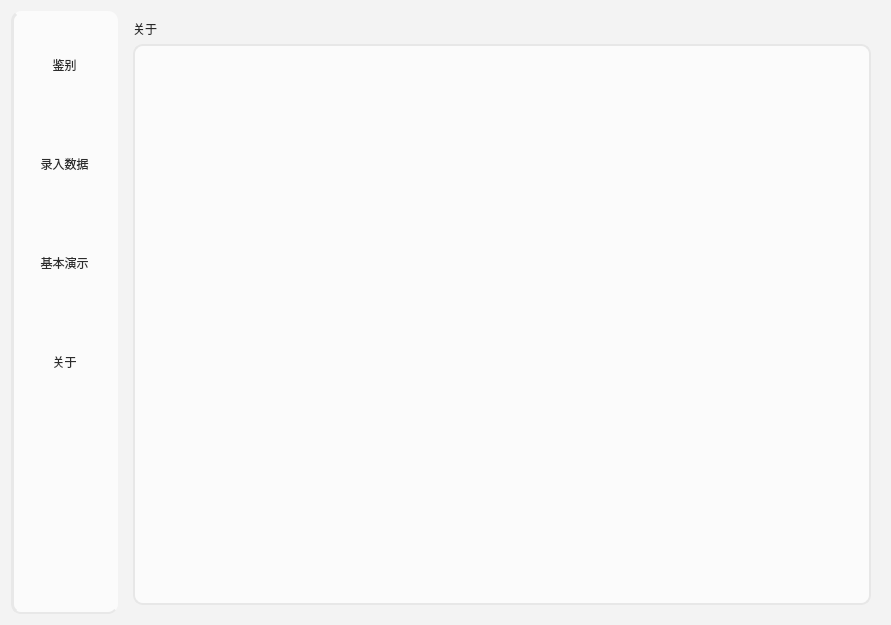
<?xml version="1.0" encoding="UTF-8"?>
<ui version="4.0">
 <class>Dialog</class>
 <widget class="QDialog" name="Dialog">
  <property name="geometry">
   <rect>
    <x>0</x>
    <y>0</y>
    <width>891</width>
    <height>625</height>
   </rect>
  </property>
  <property name="windowTitle">
   <string>慧眼鉴真</string>
  </property>
  <property name="windowIcon">
   <iconset>
    <normaloff>icon/logo.png</normaloff>icon/logo.png</iconset>
  </property>
  <property name="styleSheet">
   <string notr="true">background-color: rgb(243,243,243);
border-color:rgb(144,167,164);</string>
  </property>
  <layout class="QGridLayout" name="gridLayout_11">
   <item row="0" column="0">
    <widget class="QWidget" name="sideBar" native="true">
     <property name="styleSheet">
      <string notr="true">QWidget{
	background-color: rgb(251,251,251);
	border-radius:10px;
	border-bottom:2px solid rgb(232,232,232);
	border-left:3px solid rgb(232,232,232);
}</string>
     </property>
     <layout class="QGridLayout" name="gridLayout">
      <item row="0" column="0">
       <layout class="QVBoxLayout" name="verticalLayout_10">
        <item>
         <widget class="QToolButton" name="Order1_bar">
          <property name="styleSheet">
           <string notr="true">/* 默认 */
QToolButton{   
	border-top: 3px outset transparent;
	border-bottom: 7px outset transparent;
	border-right: 3px outset transparent;
	border-left: 3px outset transparent;
    min-width: 80px;
    min-height: 80px;
	background-color: rgb(251,251,251);
	color: rgb(44,44,44);
	font: 11pt &quot;微软雅黑&quot;;
}

/* 鼠标悬停 */
QToolButton:hover{
	background-color: rgb(246,246,246);
}

/* 点击和按下 */
QToolButton:pressed,QToolButton:checked{
	border-left: 3px outset rgb(58,104,76);
	background-color: rgb(234,234,234);
	color:rgb(44,44,44);
}



</string>
          </property>
          <property name="text">
           <string>鉴别</string>
          </property>
          <property name="icon">
           <iconset>
            <normaloff>icon/查询马尔斯绿.png</normaloff>icon/查询马尔斯绿.png</iconset>
          </property>
          <property name="iconSize">
           <size>
            <width>40</width>
            <height>40</height>
           </size>
          </property>
          <property name="checkable">
           <bool>true</bool>
          </property>
          <property name="autoExclusive">
           <bool>true</bool>
          </property>
          <property name="toolButtonStyle">
           <enum>Qt::ToolButtonTextUnderIcon</enum>
          </property>
         </widget>
        </item>
        <item>
         <widget class="QToolButton" name="Order2_bar">
          <property name="minimumSize">
           <size>
            <width>86</width>
            <height>90</height>
           </size>
          </property>
          <property name="styleSheet">
           <string notr="true">/* 默认 */
QToolButton{   
	border-top: 3px outset transparent;
	border-bottom: 7px outset transparent;
	border-right: 3px outset transparent;
	border-left: 3px outset transparent;
    min-width: 80px;
    min-height: 80px;
	background-color: rgb(251,251,251);
	color: rgb(44,44,44);
	font: 11pt &quot;微软雅黑&quot;;
}

/* 鼠标悬停 */
QToolButton:hover{
	background-color: rgb(237,237,237);
}

/* 点击和按下 */
QToolButton:pressed,QToolButton:checked{
	border-left: 3px outset rgb(58,104,76);
	background-color: rgb(234,234,234);
	color:rgb(44,44,44);
}



</string>
          </property>
          <property name="text">
           <string>录入数据</string>
          </property>
          <property name="icon">
           <iconset>
            <normaloff>icon/成本数据录入_编辑录入操作_jurassic马尔斯绿.png</normaloff>icon/成本数据录入_编辑录入操作_jurassic马尔斯绿.png</iconset>
          </property>
          <property name="iconSize">
           <size>
            <width>40</width>
            <height>40</height>
           </size>
          </property>
          <property name="checkable">
           <bool>true</bool>
          </property>
          <property name="autoExclusive">
           <bool>true</bool>
          </property>
          <property name="toolButtonStyle">
           <enum>Qt::ToolButtonTextUnderIcon</enum>
          </property>
         </widget>
        </item>
        <item>
         <widget class="QToolButton" name="Order3_bar">
          <property name="minimumSize">
           <size>
            <width>86</width>
            <height>90</height>
           </size>
          </property>
          <property name="styleSheet">
           <string notr="true">/* 默认 */
QToolButton{   
	border-top: 3px outset transparent;
	border-bottom: 7px outset transparent;
	border-right: 3px outset transparent;
	border-left: 3px outset transparent;
    min-width: 80px;
    min-height: 80px;
	background-color: rgb(251,251,251);
	color: rgb(44,44,44);
	font: 11pt &quot;微软雅黑&quot;;
}

/* 鼠标悬停 */
QToolButton:hover{
	background-color: rgb(246,246,246);
}

/* 点击和按下 */
QToolButton:pressed,QToolButton:checked{
	border-left: 3px outset rgb(58,104,76);
	background-color: rgb(234,234,234);
	color:rgb(44,44,44);
}



</string>
          </property>
          <property name="text">
           <string>基本演示</string>
          </property>
          <property name="icon">
           <iconset>
            <normaloff>icon/图片比对马尔斯绿.png</normaloff>icon/图片比对马尔斯绿.png</iconset>
          </property>
          <property name="iconSize">
           <size>
            <width>40</width>
            <height>40</height>
           </size>
          </property>
          <property name="checkable">
           <bool>true</bool>
          </property>
          <property name="autoExclusive">
           <bool>true</bool>
          </property>
          <property name="toolButtonStyle">
           <enum>Qt::ToolButtonTextUnderIcon</enum>
          </property>
         </widget>
        </item>
        <item>
         <widget class="QToolButton" name="Order4_bar">
          <property name="minimumSize">
           <size>
            <width>86</width>
            <height>90</height>
           </size>
          </property>
          <property name="styleSheet">
           <string notr="true">/* 默认 */
QToolButton{   
	border-top: 3px outset transparent;
	border-bottom: 7px outset transparent;
	border-right: 3px outset transparent;
	border-left: 3px outset transparent;
    min-width: 80px;
    min-height: 80px;
	background-color: rgb(251,251,251);
	color: rgb(44,44,44);
	font: 11pt &quot;微软雅黑&quot;;
}

/* 鼠标悬停 */
QToolButton:hover{
	background-color: rgb(246,246,246);
}

/* 点击和按下 */
QToolButton:pressed,QToolButton:checked{
	border-left: 3px outset rgb(58,104,76);
	background-color: rgb(234,234,234);
	color:rgb(44,44,44);
}



</string>
          </property>
          <property name="text">
           <string>关于</string>
          </property>
          <property name="icon">
           <iconset>
            <normaloff>icon/关于马尔斯绿.png</normaloff>icon/关于马尔斯绿.png</iconset>
          </property>
          <property name="iconSize">
           <size>
            <width>40</width>
            <height>40</height>
           </size>
          </property>
          <property name="checkable">
           <bool>true</bool>
          </property>
          <property name="autoExclusive">
           <bool>true</bool>
          </property>
          <property name="toolButtonStyle">
           <enum>Qt::ToolButtonTextUnderIcon</enum>
          </property>
         </widget>
        </item>
        <item>
         <spacer name="verticalSpacer">
          <property name="orientation">
           <enum>Qt::Vertical</enum>
          </property>
          <property name="sizeHint" stdset="0">
           <size>
            <width>20</width>
            <height>40</height>
           </size>
          </property>
         </spacer>
        </item>
       </layout>
      </item>
     </layout>
    </widget>
   </item>
   <item row="0" column="1">
    <widget class="QStackedWidget" name="stackedWidget">
     <property name="currentIndex">
      <number>3</number>
     </property>
     <widget class="QWidget" name="order1_2">
      <layout class="QGridLayout" name="gridLayout_6">
       <item row="0" column="0">
        <layout class="QVBoxLayout" name="verticalLayout_8">
         <item>
          <widget class="QLabel" name="label">
           <property name="maximumSize">
            <size>
             <width>16777215</width>
             <height>50</height>
            </size>
           </property>
           <property name="styleSheet">
            <string notr="true">font: 14pt &quot;微软雅黑&quot;;
color: rgb(41,41,41);</string>
           </property>
           <property name="text">
            <string>鉴别</string>
           </property>
          </widget>
         </item>
         <item>
          <widget class="QFrame" name="frame_4">
           <property name="frameShape">
            <enum>QFrame::StyledPanel</enum>
           </property>
           <property name="frameShadow">
            <enum>QFrame::Raised</enum>
           </property>
           <layout class="QGridLayout" name="gridLayout_2">
            <item row="0" column="0">
             <layout class="QHBoxLayout" name="horizontalLayout">
              <item>
               <layout class="QVBoxLayout" name="verticalLayout_2">
                <item>
                 <widget class="QPushButton" name="pushButton_4">
                  <property name="minimumSize">
                   <size>
                    <width>150</width>
                    <height>70</height>
                   </size>
                  </property>
                  <property name="maximumSize">
                   <size>
                    <width>16777215</width>
                    <height>16777215</height>
                   </size>
                  </property>
                  <property name="styleSheet">
                   <string notr="true">QPushButton{
	color: rgb(44,44,44);
	background-color: rgb(251,251,251);
	border-top-left-radius: 10px;
	border-top-right-radius: 10px;
	border-bottom-left-radius: 10px;
	border-bottom-right-radius: 10px;
	font: 11pt &quot;微软雅黑&quot;;
	border:1.5px solid rgb(232,232,232);
}
QPushButton:hover{
	background-color:rgb(237,237,237)
}
QPushButton:pressed,QPushButton:checked
{
	border-left: 3px outset rgb(58,104,76);
	background-color:rgb(234,234,234)
}</string>
                  </property>
                  <property name="text">
                   <string>选择原图片</string>
                  </property>
                  <property name="icon">
                   <iconset>
                    <normaloff>icon/原图马尔斯绿.png</normaloff>icon/原图马尔斯绿.png</iconset>
                  </property>
                  <property name="iconSize">
                   <size>
                    <width>25</width>
                    <height>25</height>
                   </size>
                  </property>
                  <property name="checkable">
                   <bool>false</bool>
                  </property>
                  <property name="autoExclusive">
                   <bool>false</bool>
                  </property>
                 </widget>
                </item>
                <item>
                 <widget class="Line" name="line_7">
                  <property name="styleSheet">
                   <string notr="true">background-color: rgb(232,232,232);
border-color:rgb(232,232,232)</string>
                  </property>
                  <property name="orientation">
                   <enum>Qt::Horizontal</enum>
                  </property>
                 </widget>
                </item>
                <item>
                 <widget class="QPushButton" name="pushButton_5">
                  <property name="minimumSize">
                   <size>
                    <width>200</width>
                    <height>70</height>
                   </size>
                  </property>
                  <property name="styleSheet">
                   <string notr="true">QPushButton{
	color: rgb(44,44,44);
	background-color: rgb(251,251,251);
	border-top-left-radius: 10px;
	border-top-right-radius: 10px;
	border-bottom-left-radius: 10px;
	border-bottom-right-radius: 10px;
	font: 11pt &quot;微软雅黑&quot;;
	border:1.5px solid rgb(232,232,232);
}
QPushButton:hover{
	background-color:rgb(237,237,237)
}
QPushButton:pressed,QPushButton:checked
{
	border-left: 3px outset rgb(58,104,76);
	background-color:rgb(234,234,234)
}</string>
                  </property>
                  <property name="text">
                   <string>选择预处理过的图片</string>
                  </property>
                  <property name="icon">
                   <iconset>
                    <normaloff>icon/图片编辑马尔斯绿.png</normaloff>icon/图片编辑马尔斯绿.png</iconset>
                  </property>
                  <property name="iconSize">
                   <size>
                    <width>25</width>
                    <height>25</height>
                   </size>
                  </property>
                  <property name="checkable">
                   <bool>false</bool>
                  </property>
                  <property name="autoExclusive">
                   <bool>false</bool>
                  </property>
                 </widget>
                </item>
                <item>
                 <widget class="Line" name="line_8">
                  <property name="styleSheet">
                   <string notr="true">background-color: rgb(232,232,232);
border-color:rgb(232,232,232)</string>
                  </property>
                  <property name="orientation">
                   <enum>Qt::Horizontal</enum>
                  </property>
                 </widget>
                </item>
                <item>
                 <widget class="QPushButton" name="pushButton_6">
                  <property name="minimumSize">
                   <size>
                    <width>150</width>
                    <height>70</height>
                   </size>
                  </property>
                  <property name="styleSheet">
                   <string notr="true">QPushButton{
	color: rgb(44,44,44);
	background-color: rgb(251,251,251);
	border-top-left-radius: 10px;
	border-top-right-radius: 10px;
	border-bottom-left-radius: 10px;
	border-bottom-right-radius: 10px;
	font: 11pt &quot;微软雅黑&quot;;
	border:1.5px solid rgb(232,232,232);
}
QPushButton:hover{
	background-color:rgb(237,237,237)
}
QPushButton:pressed,QPushButton:checked
{
	border-left: 3px outset rgb(58,104,76);
	background-color:rgb(234,234,234)
}</string>
                  </property>
                  <property name="text">
                   <string>拍照并预处理</string>
                  </property>
                  <property name="icon">
                   <iconset>
                    <normaloff>icon/照相机-马尔斯绿.png</normaloff>icon/照相机-马尔斯绿.png</iconset>
                  </property>
                  <property name="iconSize">
                   <size>
                    <width>25</width>
                    <height>25</height>
                   </size>
                  </property>
                  <property name="checkable">
                   <bool>false</bool>
                  </property>
                  <property name="autoExclusive">
                   <bool>false</bool>
                  </property>
                 </widget>
                </item>
               </layout>
              </item>
              <item>
               <widget class="Line" name="line_3">
                <property name="styleSheet">
                 <string notr="true">background-color: rgb(232,232,232);
border-color:rgb(232,232,232)</string>
                </property>
                <property name="orientation">
                 <enum>Qt::Vertical</enum>
                </property>
               </widget>
              </item>
              <item>
               <layout class="QVBoxLayout" name="verticalLayout_5">
                <item>
                 <widget class="QGraphicsView" name="graphicsView_3">
                  <property name="minimumSize">
                   <size>
                    <width>500</width>
                    <height>300</height>
                   </size>
                  </property>
                  <property name="styleSheet">
                   <string notr="true">QGraphicsView{
background-color: rgb(251,251,251);
border-radius: 10px;
border:1.5px solid rgb(232,232,232);
}</string>
                  </property>
                 </widget>
                </item>
                <item>
                 <widget class="QPushButton" name="pushButton_10">
                  <property name="styleSheet">
                   <string notr="true">QPushButton{
	color: rgb(44,44,44);
	background-color: rgb(251,251,251);
	border-top-left-radius: 10px;
	border-top-right-radius: 10px;
	border-bottom-left-radius: 10px;
	border-bottom-right-radius: 10px;
	font: 11pt &quot;微软雅黑&quot;;
	border:1.5px solid rgb(232,232,232);
}
QPushButton:hover{
	background-color:rgb(237,237,237)
}
QPushButton:pressed,QPushButton:checked
{
	border-left: 3px outset rgb(58,104,76);
	background-color:rgb(234,234,234)
}</string>
                  </property>
                  <property name="text">
                   <string>开始检测</string>
                  </property>
                  <property name="icon">
                   <iconset>
                    <normaloff>icon/运行-马尔斯绿.png</normaloff>icon/运行-马尔斯绿.png</iconset>
                  </property>
                  <property name="iconSize">
                   <size>
                    <width>25</width>
                    <height>25</height>
                   </size>
                  </property>
                 </widget>
                </item>
               </layout>
              </item>
             </layout>
            </item>
           </layout>
          </widget>
         </item>
        </layout>
       </item>
      </layout>
     </widget>
     <widget class="QWidget" name="order2_2">
      <layout class="QGridLayout" name="gridLayout_8">
       <item row="0" column="0">
        <layout class="QVBoxLayout" name="verticalLayout_9">
         <item>
          <widget class="QLabel" name="label_2">
           <property name="maximumSize">
            <size>
             <width>16777215</width>
             <height>50</height>
            </size>
           </property>
           <property name="styleSheet">
            <string notr="true">font: 14pt &quot;微软雅黑&quot;;
color: rgb(41,41,41);</string>
           </property>
           <property name="text">
            <string>录入数据</string>
           </property>
          </widget>
         </item>
         <item>
          <widget class="QFrame" name="frame_6">
           <property name="frameShape">
            <enum>QFrame::StyledPanel</enum>
           </property>
           <property name="frameShadow">
            <enum>QFrame::Raised</enum>
           </property>
           <layout class="QGridLayout" name="gridLayout_3">
            <item row="0" column="0">
             <layout class="QHBoxLayout" name="horizontalLayout_2">
              <item>
               <layout class="QVBoxLayout" name="verticalLayout_3">
                <item>
                 <widget class="QPushButton" name="pushButton_7">
                  <property name="minimumSize">
                   <size>
                    <width>150</width>
                    <height>70</height>
                   </size>
                  </property>
                  <property name="styleSheet">
                   <string notr="true">QPushButton{
	color: rgb(44,44,44);
	background-color: rgb(251,251,251);
	border-top-left-radius: 10px;
	border-top-right-radius: 10px;
	border-bottom-left-radius: 10px;
	border-bottom-right-radius: 10px;
	font: 11pt &quot;微软雅黑&quot;;
	border:1.5px solid rgb(232,232,232);
}
QPushButton:hover{
	background-color:rgb(237,237,237)
}
QPushButton:pressed,QPushButton:checked
{
	border-left: 3px outset rgb(58,104,76);
	background-color:rgb(234,234,234)
}</string>
                  </property>
                  <property name="text">
                   <string>录入预处理图片</string>
                  </property>
                  <property name="icon">
                   <iconset>
                    <normaloff>icon/图片编辑马尔斯绿.png</normaloff>icon/图片编辑马尔斯绿.png</iconset>
                  </property>
                  <property name="iconSize">
                   <size>
                    <width>25</width>
                    <height>25</height>
                   </size>
                  </property>
                  <property name="checkable">
                   <bool>false</bool>
                  </property>
                  <property name="autoExclusive">
                   <bool>false</bool>
                  </property>
                  <property name="default">
                   <bool>false</bool>
                  </property>
                 </widget>
                </item>
                <item>
                 <widget class="Line" name="line_4">
                  <property name="styleSheet">
                   <string notr="true">background-color: rgb(232,232,232);
border-color:rgb(232,232,232)</string>
                  </property>
                  <property name="orientation">
                   <enum>Qt::Horizontal</enum>
                  </property>
                 </widget>
                </item>
                <item>
                 <widget class="QPushButton" name="pushButton_8">
                  <property name="minimumSize">
                   <size>
                    <width>200</width>
                    <height>70</height>
                   </size>
                  </property>
                  <property name="styleSheet">
                   <string notr="true">QPushButton{
	color: rgb(44,44,44);
	background-color: rgb(251,251,251);
	border-top-left-radius: 10px;
	border-top-right-radius: 10px;
	border-bottom-left-radius: 10px;
	border-bottom-right-radius: 10px;
	font: 11pt &quot;微软雅黑&quot;;
	border:1.5px solid rgb(232,232,232);
}
QPushButton:hover{
	background-color:rgb(237,237,237)
}
QPushButton:pressed,QPushButton:checked
{
	border-left: 3px outset rgb(58,104,76);
	background-color:rgb(234,234,234)
}</string>
                  </property>
                  <property name="text">
                   <string>拍照并处理图片</string>
                  </property>
                  <property name="icon">
                   <iconset>
                    <normaloff>icon/照相机-马尔斯绿.png</normaloff>icon/照相机-马尔斯绿.png</iconset>
                  </property>
                  <property name="iconSize">
                   <size>
                    <width>25</width>
                    <height>25</height>
                   </size>
                  </property>
                  <property name="checkable">
                   <bool>false</bool>
                  </property>
                  <property name="autoExclusive">
                   <bool>false</bool>
                  </property>
                 </widget>
                </item>
                <item>
                 <widget class="Line" name="line_5">
                  <property name="styleSheet">
                   <string notr="true">background-color: rgb(232,232,232);</string>
                  </property>
                  <property name="orientation">
                   <enum>Qt::Horizontal</enum>
                  </property>
                 </widget>
                </item>
                <item>
                 <widget class="QPushButton" name="pushButton_9">
                  <property name="minimumSize">
                   <size>
                    <width>150</width>
                    <height>70</height>
                   </size>
                  </property>
                  <property name="styleSheet">
                   <string notr="true">QPushButton{
	color: rgb(44,44,44);
	background-color: rgb(251,251,251);
	border-top-left-radius: 10px;
	border-top-right-radius: 10px;
	border-bottom-left-radius: 10px;
	border-bottom-right-radius: 10px;
	font: 11pt &quot;微软雅黑&quot;;
	border:1.5px solid rgb(232,232,232);
}
QPushButton:hover{
	background-color:rgb(237,237,237)
}
QPushButton:pressed,QPushButton:checked
{
	border-left: 3px outset rgb(58,104,76);
	background-color:rgb(234,234,234)
}</string>
                  </property>
                  <property name="text">
                   <string>录入原图片</string>
                  </property>
                  <property name="icon">
                   <iconset>
                    <normaloff>icon/原图马尔斯绿.png</normaloff>icon/原图马尔斯绿.png</iconset>
                  </property>
                  <property name="iconSize">
                   <size>
                    <width>25</width>
                    <height>25</height>
                   </size>
                  </property>
                  <property name="checkable">
                   <bool>false</bool>
                  </property>
                  <property name="autoExclusive">
                   <bool>false</bool>
                  </property>
                 </widget>
                </item>
               </layout>
              </item>
              <item>
               <widget class="Line" name="line_6">
                <property name="styleSheet">
                 <string notr="true">background-color: rgb(232,232,232);</string>
                </property>
                <property name="orientation">
                 <enum>Qt::Vertical</enum>
                </property>
               </widget>
              </item>
              <item>
               <layout class="QVBoxLayout" name="verticalLayout_6">
                <item>
                 <widget class="QGraphicsView" name="graphicsView_5">
                  <property name="minimumSize">
                   <size>
                    <width>500</width>
                    <height>300</height>
                   </size>
                  </property>
                  <property name="styleSheet">
                   <string notr="true">QGraphicsView{
background-color: rgb(251,251,251);
border-radius: 10px;
border:1.5px solid rgb(232,232,232);
}</string>
                  </property>
                 </widget>
                </item>
                <item>
                 <widget class="QPushButton" name="pushButton_11">
                  <property name="styleSheet">
                   <string notr="true">QPushButton{
	color: rgb(44,44,44);
	background-color: rgb(251,251,251);
	border-top-left-radius: 10px;
	border-top-right-radius: 10px;
	border-bottom-left-radius: 10px;
	border-bottom-right-radius: 10px;
	font: 11pt &quot;微软雅黑&quot;;
	border:1.5px solid rgb(232,232,232);
}
QPushButton:hover{
	background-color:rgb(237,237,237)
}
QPushButton:pressed,QPushButton:checked
{
	border-left: 3px outset rgb(58,104,76);
	background-color:rgb(234,234,234)
}</string>
                  </property>
                  <property name="text">
                   <string>开始录入</string>
                  </property>
                  <property name="icon">
                   <iconset>
                    <normaloff>icon/运行-马尔斯绿.png</normaloff>icon/运行-马尔斯绿.png</iconset>
                  </property>
                  <property name="iconSize">
                   <size>
                    <width>25</width>
                    <height>25</height>
                   </size>
                  </property>
                 </widget>
                </item>
               </layout>
              </item>
             </layout>
            </item>
           </layout>
          </widget>
         </item>
        </layout>
       </item>
      </layout>
     </widget>
     <widget class="QWidget" name="order3_2">
      <layout class="QGridLayout" name="gridLayout_9">
       <item row="0" column="0">
        <widget class="QLabel" name="label_3">
         <property name="maximumSize">
          <size>
           <width>16777215</width>
           <height>50</height>
          </size>
         </property>
         <property name="styleSheet">
          <string notr="true">font: 14pt &quot;微软雅黑&quot;;
color: rgb(41,41,41);</string>
         </property>
         <property name="text">
          <string>基本演示</string>
         </property>
        </widget>
       </item>
       <item row="1" column="0">
        <layout class="QVBoxLayout" name="verticalLayout">
         <item>
          <widget class="QFrame" name="frame">
           <property name="frameShape">
            <enum>QFrame::StyledPanel</enum>
           </property>
           <property name="frameShadow">
            <enum>QFrame::Raised</enum>
           </property>
           <layout class="QGridLayout" name="gridLayout_5">
            <item row="0" column="0">
             <layout class="QHBoxLayout" name="horizontalLayout_3">
              <item>
               <widget class="QPushButton" name="pushButton">
                <property name="minimumSize">
                 <size>
                  <width>150</width>
                  <height>70</height>
                 </size>
                </property>
                <property name="styleSheet">
                 <string notr="true">QPushButton{
	color: rgb(44,44,44);
	background-color: rgb(251,251,251);
	border-top-left-radius: 10px;
	border-top-right-radius: 10px;
	border-bottom-left-radius: 10px;
	border-bottom-right-radius: 10px;
	font: 11pt &quot;微软雅黑&quot;;
	border:1.5px solid rgb(232,232,232);
}
QPushButton:hover{
	background-color:rgb(237,237,237)
}
QPushButton:pressed,QPushButton:checked
{
	border-left: 3px outset rgb(58,104,76);
	background-color:rgb(234,234,234)
}</string>
                </property>
                <property name="text">
                 <string>选择图片 1</string>
                </property>
                <property name="icon">
                 <iconset>
                  <normaloff>icon/原图马尔斯绿.png</normaloff>icon/原图马尔斯绿.png</iconset>
                </property>
                <property name="iconSize">
                 <size>
                  <width>25</width>
                  <height>25</height>
                 </size>
                </property>
               </widget>
              </item>
              <item>
               <spacer name="horizontalSpacer_2">
                <property name="orientation">
                 <enum>Qt::Horizontal</enum>
                </property>
                <property name="sizeHint" stdset="0">
                 <size>
                  <width>40</width>
                  <height>20</height>
                 </size>
                </property>
               </spacer>
              </item>
              <item>
               <widget class="QGraphicsView" name="graphicsView">
                <property name="minimumSize">
                 <size>
                  <width>200</width>
                  <height>200</height>
                 </size>
                </property>
                <property name="styleSheet">
                 <string notr="true">background-color: rgb(251,251,251);
border-radius:10px;
border:1.5px solid rgb(232,232,232)</string>
                </property>
               </widget>
              </item>
             </layout>
            </item>
           </layout>
           <zorder></zorder>
          </widget>
         </item>
         <item>
          <widget class="Line" name="line">
           <property name="minimumSize">
            <size>
             <width>0</width>
             <height>0</height>
            </size>
           </property>
           <property name="maximumSize">
            <size>
             <width>1677215</width>
             <height>16777215</height>
            </size>
           </property>
           <property name="styleSheet">
            <string notr="true">background-color: rgb(232,232,232);
border-color:rgb(232,232,232)</string>
           </property>
           <property name="orientation">
            <enum>Qt::Horizontal</enum>
           </property>
          </widget>
         </item>
         <item>
          <widget class="QFrame" name="frame_2">
           <property name="frameShape">
            <enum>QFrame::StyledPanel</enum>
           </property>
           <property name="frameShadow">
            <enum>QFrame::Raised</enum>
           </property>
           <layout class="QGridLayout" name="gridLayout_4">
            <item row="0" column="0">
             <layout class="QHBoxLayout" name="horizontalLayout_4">
              <item>
               <widget class="QPushButton" name="pushButton_2">
                <property name="minimumSize">
                 <size>
                  <width>150</width>
                  <height>70</height>
                 </size>
                </property>
                <property name="styleSheet">
                 <string notr="true">QPushButton{
	color: rgb(44,44,44);
	background-color: rgb(251,251,251);
	border-top-left-radius: 10px;
	border-top-right-radius: 10px;
	border-bottom-left-radius: 10px;
	border-bottom-right-radius: 10px;
	font: 11pt &quot;微软雅黑&quot;;
	border:1.5px solid rgb(232,232,232);
}
QPushButton:hover{
	background-color:rgb(237,237,237)
}
QPushButton:pressed,QPushButton:checked
{
	border-left: 3px outset rgb(58,104,76);
	background-color:rgb(234,234,234)
}</string>
                </property>
                <property name="text">
                 <string>选择图片 2</string>
                </property>
                <property name="icon">
                 <iconset>
                  <normaloff>icon/原图马尔斯绿.png</normaloff>icon/原图马尔斯绿.png</iconset>
                </property>
                <property name="iconSize">
                 <size>
                  <width>25</width>
                  <height>25</height>
                 </size>
                </property>
               </widget>
              </item>
              <item>
               <spacer name="horizontalSpacer_3">
                <property name="orientation">
                 <enum>Qt::Horizontal</enum>
                </property>
                <property name="sizeHint" stdset="0">
                 <size>
                  <width>40</width>
                  <height>20</height>
                 </size>
                </property>
               </spacer>
              </item>
              <item>
               <widget class="QGraphicsView" name="graphicsView_2">
                <property name="minimumSize">
                 <size>
                  <width>0</width>
                  <height>200</height>
                 </size>
                </property>
                <property name="styleSheet">
                 <string notr="true">background-color: rgb(251,251,251);
border-radius:10px;
border:1.5px solid rgb(232,232,232)</string>
                </property>
               </widget>
              </item>
             </layout>
            </item>
           </layout>
          </widget>
         </item>
         <item>
          <widget class="Line" name="line_2">
           <property name="styleSheet">
            <string notr="true">background-color: rgb(232,232,232);
border-color:rgb(232,232,232)</string>
           </property>
           <property name="orientation">
            <enum>Qt::Horizontal</enum>
           </property>
          </widget>
         </item>
         <item>
          <widget class="QFrame" name="frame_3">
           <property name="frameShape">
            <enum>QFrame::StyledPanel</enum>
           </property>
           <property name="frameShadow">
            <enum>QFrame::Raised</enum>
           </property>
           <layout class="QGridLayout" name="gridLayout_7">
            <item row="0" column="0">
             <layout class="QHBoxLayout" name="horizontalLayout_5">
              <item>
               <widget class="QLabel" name="label_5">
                <property name="styleSheet">
                 <string notr="true">color: rgb(41,41,41);
font: 14pt &quot;微软雅黑&quot;;</string>
                </property>
                <property name="text">
                 <string>选择置信度</string>
                </property>
               </widget>
              </item>
              <item>
               <widget class="QLabel" name="label_8">
                <property name="styleSheet">
                 <string notr="true">color:rgb(41,41,41);
font: 11pt &quot;微软雅黑&quot;;</string>
                </property>
                <property name="text">
                 <string>0</string>
                </property>
               </widget>
              </item>
              <item>
               <spacer name="horizontalSpacer">
                <property name="orientation">
                 <enum>Qt::Horizontal</enum>
                </property>
                <property name="sizeHint" stdset="0">
                 <size>
                  <width>40</width>
                  <height>20</height>
                 </size>
                </property>
               </spacer>
              </item>
              <item>
               <widget class="QSlider" name="horizontalSlider">
                <property name="maximum">
                 <number>1000</number>
                </property>
                <property name="singleStep">
                 <number>1</number>
                </property>
                <property name="pageStep">
                 <number>1000</number>
                </property>
                <property name="orientation">
                 <enum>Qt::Horizontal</enum>
                </property>
               </widget>
              </item>
             </layout>
            </item>
           </layout>
          </widget>
         </item>
         <item>
          <widget class="QPushButton" name="pushButton_3">
           <property name="styleSheet">
            <string notr="true">QPushButton{
	color: rgb(44,44,44);
	background-color: rgb(251,251,251);
	border-top-left-radius: 10px;
	border-top-right-radius: 10px;
	border-bottom-left-radius: 10px;
	border-bottom-right-radius: 10px;
	font: 11pt &quot;微软雅黑&quot;;
	border:1.5px solid rgb(232,232,232);
}
QPushButton:hover{
	background-color:rgb(237,237,237)
}
QPushButton:pressed,QPushButton:checked
{
	border-left: 3px outset rgb(58,104,76);
	background-color:rgb(234,234,234)
}</string>
           </property>
           <property name="text">
            <string>开始匹配</string>
           </property>
           <property name="icon">
            <iconset>
             <normaloff>icon/运行-马尔斯绿.png</normaloff>icon/运行-马尔斯绿.png</iconset>
           </property>
           <property name="iconSize">
            <size>
             <width>25</width>
             <height>25</height>
            </size>
           </property>
          </widget>
         </item>
        </layout>
       </item>
      </layout>
     </widget>
     <widget class="QWidget" name="order4_2">
      <layout class="QGridLayout" name="gridLayout_10">
       <item row="0" column="0">
        <layout class="QVBoxLayout" name="verticalLayout_4">
         <item>
          <widget class="QLabel" name="label_4">
           <property name="styleSheet">
            <string notr="true">font: 14pt &quot;微软雅黑&quot;;
color: rgb(41,41,41);</string>
           </property>
           <property name="text">
            <string>关于</string>
           </property>
          </widget>
         </item>
         <item>
          <widget class="QTextEdit" name="textEdit">
           <property name="styleSheet">
            <string notr="true">background-color:rgb(251,251,251);
border-radius:10px;
color:rgb(58,104,76);
border:1.5px solid rgb(231,231,231);
font: 12pt &quot;微软雅黑&quot;;</string>
           </property>
           <property name="readOnly">
            <bool>true</bool>
           </property>
          </widget>
         </item>
        </layout>
       </item>
      </layout>
     </widget>
    </widget>
   </item>
  </layout>
 </widget>
 <resources>
  <include location="../QtSideBar-master/resources.qrc"/>
 </resources>
 <connections/>
</ui>
